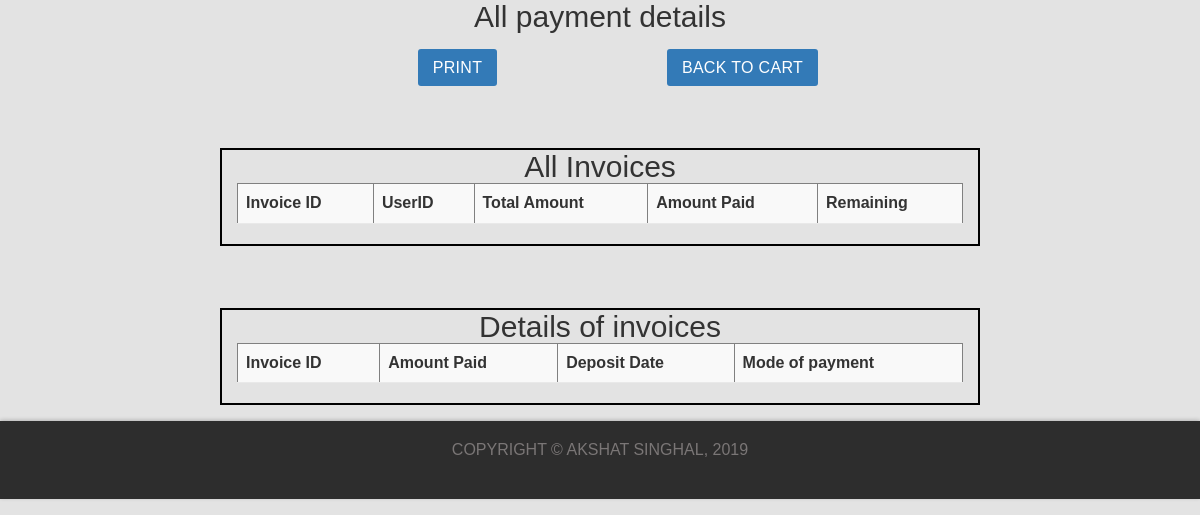
Page /details.php?k=akshat on the earlier database version.
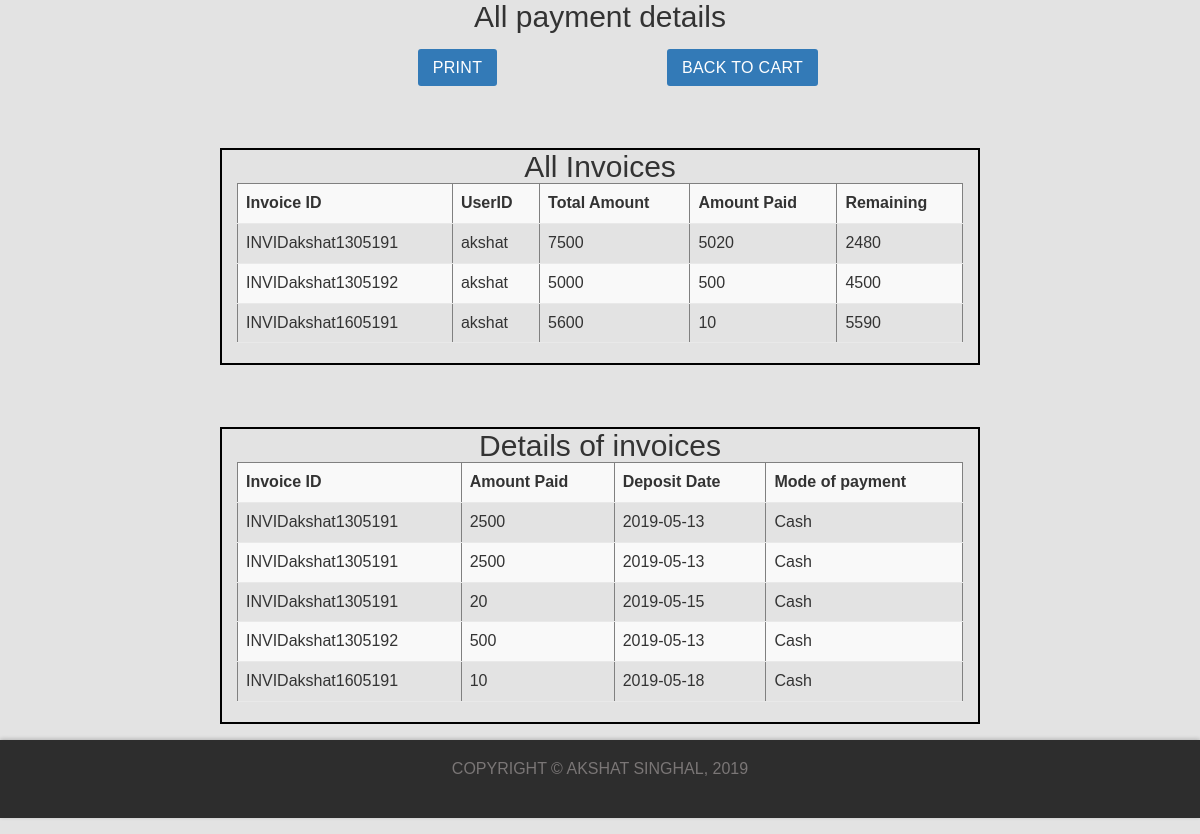
Same page on the later database version.
### tables this page shows
CREATE TABLE IF NOT EXISTS `invoice` (
  `invid` varchar(20) NOT NULL,
  `amount` float DEFAULT NULL,
  `invdate` date DEFAULT NULL,
  `username` varchar(40) DEFAULT NULL,
  PRIMARY KEY (`invid`)
);

### details.php (the view, shortened to what this page needs)
<?php
    require 'connect.php';
	$conn = mysqli_connect($servername,$username,$password,$database);
?>
<!DOCTYPE html>
<html>
	<head>
		<link rel="stylesheet" href="https://maxcdn.bootstrapcdn.com/bootstrap/3.4.0/css/bootstrap.min.css">
		<link rel="stylesheet" type="text/css" href="assets/css/style.css">
	</head>
	<body style='background-color:#e3e3e3;'>
        <div class="container">
            <div class='row'>
                <h2 align="center">All payment details</h2>
            </div>
            <div class="row">
                <div align="center" class="col-md-3 col-md-offset-3">
                    <button class='btn btn-primary btn-lg print'>PRINT</button>
                </div>
                <div align="center" class="col-md-3">
                    <button onclick="location.href='cart.php?page=1'" class='btn btn-primary btn-lg'>BACK TO CART</button>
                    <br>
                    <br>
                    <br>
                </div>
            </div>
        </div>
        <div id='body' class='container'>
        <div class='row'>
        <?php
            if($conn)
            {
                $query = "select A.invid,A.username,A.amount,IF(sum(B.amountpaid) IS NOT NULL, sum(B.amountpaid),0) as totalpaid,IF((A.amount-(sum(B.amountpaid))) IS NOT NULL,(A.amount-(sum(B.amountpaid))),A.amount) as ramaining from invoice as A left join invoicedetails as B on A.invid=B.invid where A.username='".$_GET['k']."' group by A.invid";
                $result = mysqli_query($conn,$query);
                if($result)
                {
                    echo "<div style='border:2px solid black;' class='col-md-8 col-md-offset-2'><h2 align='center'>All Invoices</h2><table id='scrolltable' class='table table-hover table-striped' cellpadding='10px;' border='1' style='border-collapse:collapse;'>
                            <tr>
                                <th>Invoice ID</th>
                                <th>UserID</th>
                                <th>Total Amount</th>
                                <th>Amount Paid</th>
                                <th>Remaining</th>
                            </tr>";
                while($row = mysqli_fetch_array($result))
                {
                        echo "<tr>
                                <td>".$row[0]."</td>
                                <td>".$row[1]."</td>
                                <td>".$row[2]."</td>
                                <td>".$row[3]."</td>
                                <td>".$row[4]."</td>
                            </tr>";
                }
                echo "</table></div></div><br><br>";
                }
                $query2 = "select A.invid,IFNULL(B.amountpaid,0),IFNULL(B.depositdate,0),B.mode from invoice as A left join invoicedetails as B on A.invid=B.invid where A.username='".$_GET['k']."'";
                $result2 = mysqli_query($conn,$query2);
                if($result2)
                {
                    echo"<div class='row'><div style='border:2px solid black;' class='col-md-offset-2 col-md-8'><h2 align='center'>Details of invoices</h2><table id='scrolltable' class='table table-striped table-hover' cellpadding='10px;' border='1' style='border-collapse:collapse;'>
                            <tr>
                                <th>Invoice ID</th>
                                <th>Amount Paid</th>
                                <th>Deposit Date</th>
                                <th>Mode of payment</th>
                            </tr>";
                while($row2 = mysqli_fetch_array($result2))
                {
                        echo "<tr>
                                <td>".$row2[0]."</td>
                                <td>".$row2[1]."</td>
                                <td>".$row2[2]."</td>
                                <td>".$row2[3]."</td>
                            </tr>";
                }
                echo "</table></div></div></div>";
                }
                else{
                    echo mysqli_error($conn);
                }
            }
            else
            {
                echo "Error - ".mysqli_error($conn);
            }
        ?>
    <?php
        include 'footer.php';
    ?>
    </body>
</html>

Differences in the rows shown:
added invoice: invid "INVIDakshat1305191", username "akshat", amount "7500", row "5020", row "2480"
added invoice: invid "INVIDakshat1305192", username "akshat", amount "5000", row "500", row "4500"
added invoice: invid "INVIDakshat1605191", username "akshat", amount "5600", row "10", row "5590"
Other differences:
new list line: "INVIDakshat1305191 2500 2019-05-13 Cash"
new list line: "INVIDakshat1305191 20 2019-05-15 Cash"
new list line: "INVIDakshat1305192 500 2019-05-13 Cash"
new list line: "INVIDakshat1605191 10 2019-05-18 Cash"
